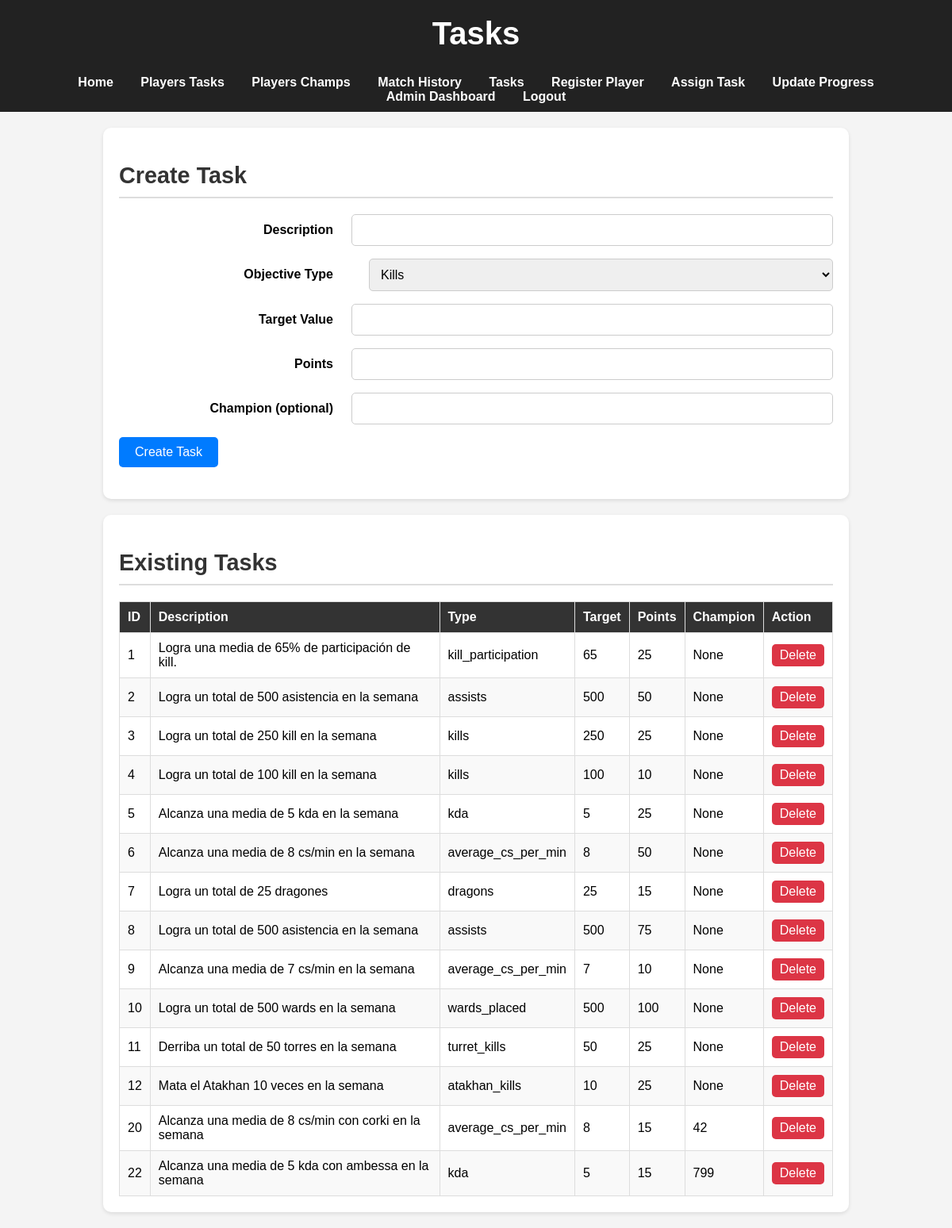
Page /tasks (signed in) on the committed database.
### tables this page shows
CREATE TABLE tasks (
                id INTEGER PRIMARY KEY AUTOINCREMENT,
                description TEXT,
                objective_type TEXT,
                target_value INTEGER,
                points INTEGER,
                champion INTEGER
            );

### league_tasks_backend.py (the view)
@app.route('/tasks', methods=['POST', 'GET'])
@login_required
@admin_required
def manage_tasks():
    if request.method == 'POST':
        if 'delete_task' in request.form:
            task_id = request.form.get('task_id')
            if not task_id:
                flash("Faltan datos para eliminar la tarea.")
                return redirect(url_for('manage_tasks'))
            query_db("DELETE FROM assigned_tasks WHERE task_id = ?", (task_id,))
            query_db("DELETE FROM tasks WHERE id = ?", (task_id,))
            flash("Tarea eliminada con éxito.")
        else:
            description = request.form.get('description')
            objective_type = request.form.get('objective_type')
            target_value = request.form.get('target_value')
            points = request.form.get('points')
            champion = request.form.get('champion')
            if champion and not champion.isdigit():
                flash("El ID del campeón debe ser un número.")
                return redirect(url_for('manage_tasks'))
            query_db("""
                INSERT INTO tasks (description, objective_type, target_value, points, champion)
                VALUES (?, ?, ?, ?, ?)
            """, (description, objective_type, target_value, points, int(champion) if champion else None))
            flash("Tarea creada con éxito")
        return redirect(url_for('manage_tasks'))
    elif request.method == 'GET':
        tasks = query_db("SELECT id, description, objective_type, target_value, points, champion FROM tasks")
        return render_template('tasks.html', tasks=tasks)
    elif request.method == 'GET':
        tasks = query_db("SELECT id, description, objective_type, target_value, points, champion FROM tasks")
        return render_template('tasks.html', tasks=tasks)

### league_tasks_backend.py (called while the page is built)
@login_manager.user_loader
def load_user(user_id):
    user = query_db("SELECT id, username, password, role, puuid, summoner_name FROM users WHERE id = ?", (user_id,), one=True)
    if user:
        return User(user['id'], user['username'], user['password'], user['role'], user['puuid'], user['summoner_name'])
    return None

def admin_required(f):
    @wraps(f)
    def decorated_function(*args, **kwargs):
        if not current_user.is_authenticated or current_user.role != 'admin':
            abort(403)
        return f(*args, **kwargs)
    return decorated_function

def get_db():
    conn = sqlite3.connect('league_tasks.db', timeout=30, detect_types=sqlite3.PARSE_DECLTYPES)
    conn.row_factory = sqlite3.Row  # Esto permite acceder a las columnas por nombre
    return conn

def query_db(query, args=(), one=False, db='league_tasks'):
    with db_lock:
        if db == 'league_tasks':
            conn = get_db()
        elif db == 'match_history':
            conn = get_match_history_db()
        else:
            raise ValueError("Invalid database specified")
        cursor = conn.execute(query, args)
        rv = cursor.fetchall()
        cursor.close()
        conn.commit()
        conn.close()
        return (rv[0] if rv else None) if one else rv

### templates/tasks.html (shortened to what this page needs)
<!DOCTYPE html>
<html lang="en">
<head>
    <link rel="stylesheet" href="{{ url_for('static', filename='css/styles.css') }}">
</head>
<body>
    <header>
        <h1>Tasks</h1>
    </header>
    <nav>
        <ul>
            <li><a href="/">Home</a></li>
            <li><a href="/players-tasks">Players Tasks</a></li>
            <li><a href="/players-champs">Players Champs</a></li>
            <li><a href="/match-history">Match History</a></li>
            {% if current_user.is_authenticated and current_user.role == 'admin' %}
                <li><a href="/tasks">Tasks</a></li>
                <li><a href="/register-player">Register Player</a></li>
                <li><a href="/assign-task">Assign Task</a></li>
                <li><a href="/update-progress">Update Progress</a></li>
                <li><a href="/admin">Admin Dashboard</a></li>
            {% endif %}
            <li><a href="/logout">Logout</a></li>
        </ul>
    </nav>
    <div class="content">
        <h2>Create Task</h2>
        <form method="POST" action="{{ url_for('manage_tasks') }}">
            <p>
                <label for="description">Description</label>
                <input id="description" name="description" required type="text">
            </p>
            <p>
                <label for="objective_type">Objective Type</label>
                <select id="objective_type" name="objective_type" required>
                    <option value="kills">Kills</option>
                </select>
            </p>
            <p>
                <label for="target_value">Target Value</label>
                <input id="target_value" name="target_value" required type="number" step="0.1">
            </p>
            <p>
                <label for="points">Points</label>
                <input id="points" name="points" required type="number">
            </p>
            <p>
                <label for="champion">Champion (optional)</label>
                <input id="champion" name="champion" type="text">
            </p>
            <p>
                <input type="submit" value="Create Task">
            </p>
        </form>
    </div>
    <div class="content">
        <h2>Existing Tasks</h2>
        <table>
            <thead>
                <tr>
                    <th>ID</th>
                    <th>Description</th>
                    <th>Type</th>
                    <th>Target</th>
                    <th>Points</th>
                    <th>Champion</th>
                    <th>Action</th>
                </tr>
            </thead>
            <tbody>
                {% for task in tasks %}
                <tr>
                    <td>{{ task[0] }}</td>
                    <td>{{ task[1] }}</td>
                    <td>{{ task[2] }}</td>
                    <td>{{ task[3] }}</td>
                    <td>{{ task[4] }}</td>
                    <td>{{ task[5] if task[5] else 'None' }}</td>
                    <td>
                        <form method="POST" action="{{ url_for('manage_tasks') }}" style="display:inline;">
                            <button type="submit">Delete</button>
                        </form>
                    </td>
                </tr>
                {% endfor %}
            </tbody>
        </table>
    </div>
</body>
</html>

### static/css/styles.css (style rules this page uses)
body { font-family: Arial, sans-serif; background-color: #f4f4f4; margin: 0; padding: 0; }
header { background: #222; color: white; padding: 15px 0; text-align: center; }
nav ul { list-style: none; padding: 0; }
nav ul li { display: inline; margin: 0 15px; }
nav ul li a { color: white; text-decoration: none; }
select, button { padding: 8px; font-size: 16px; }

### templates/tasks.html (style rules this page uses)
body { font-family: Arial, sans-serif; background-color: #f4f4f4; margin: 0; padding: 0; }
header { background: #222; color: white; padding: 20px 0; text-align: center; }
header h1 { margin: 0; font-size: 2.5em; }
nav { background-color: #222; padding: 10px 0; }
nav ul { list-style: none; margin: 0; padding: 0; text-align: center; }
nav ul li { display: inline-block; margin: 0 15px; }
nav ul li a { color: white; text-decoration: none; font-weight: bold; transition: color 0.3s ease; }
.content { max-width: 900px; margin: 20px auto; background: #fff; border-radius: 10px; box-shadow: 0 2px 5px rgba(0, 0, 0, 0.1); padding: 20px; }
.content h2 { font-size: 1.8em; color: #333; margin-bottom: 20px; border-bottom: 2px solid #ddd; padding-bottom: 10px; }
form { margin-bottom: 20px; }
form p { margin-bottom: 15px; display: flex; justify-content: space-between; align-items: center; }
form label { font-weight: bold; margin-right: 15px; width: 30%; text-align: right; }
form input[type="text"], form input[type="number"], form select { width: 65%; padding: 10px; font-size: 1em; border: 1px solid #ccc; border-radius: 5px; }
form input[type="submit"] { background: #007bff; color: white; font-size: 1em; padding: 10px 20px; border: none; border-radius: 5px; cursor: pointer; transition: background 0.3s ease; }
table { width: 100%; border-collapse: collapse; margin-top: 20px; }
table th, table td { border: 1px solid #ddd; padding: 10px; text-align: left; }
table th { background-color: #333; color: white; }
table tr:nth-child(even) { background-color: #f9f9f9; }
button { background: #dc3545; color: white; padding: 5px 10px; border: none; border-radius: 5px; cursor: pointer; }

### rows in the picture
tasks: id "1", description "Logra una media de 65% de participación de kill.", objective_type "kill_participation", target_value "65", points "25", task "None"
tasks: id "2", description "Logra un total de 500 asistencia en la semana", objective_type "assists", target_value "500", points "50", task "None"
tasks: id "3", description "Logra un total de 250 kill en la semana", objective_type "kills", target_value "250", points "25", task "None"
tasks: id "4", description "Logra un total de 100 kill en la semana", objective_type "kills", target_value "100", points "10", task "None"
tasks: id "5", description "Alcanza una media de 5 kda en la semana", objective_type "kda", target_value "5", points "25", task "None"
tasks: id "6", description "Alcanza una media de 8 cs/min en la semana", objective_type "average_cs_per_min", target_value "8", points "50", task "None"
tasks: id "7", description "Logra un total de 25 dragones", objective_type "dragons", target_value "25", points "15", task "None"
tasks: id "8", description "Logra un total de 500 asistencia en la semana", objective_type "assists", target_value "500", points "75", task "None"
tasks: id "9", description "Alcanza una media de 7 cs/min en la semana", objective_type "average_cs_per_min", target_value "7", points "10", task "None"
tasks: id "10", description "Logra un total de 500 wards en la semana", objective_type "wards_placed", target_value "500", points "100", task "None"
tasks: id "11", description "Derriba un total de 50 torres en la semana", objective_type "turret_kills", target_value "50", points "25", task "None"
tasks: id "12", description "Mata el Atakhan 10 veces en la semana", objective_type "atakhan_kills", target_value "10", points "25", task "None"
tasks: id "20", description "Alcanza una media de 8 cs/min con corki en la semana", objective_type "average_cs_per_min", target_value "8", points "15", champion "42"
tasks: id "22", description "Alcanza una media de 5 kda con ambessa en la semana", objective_type "kda", target_value "5", points "15", champion "799"
